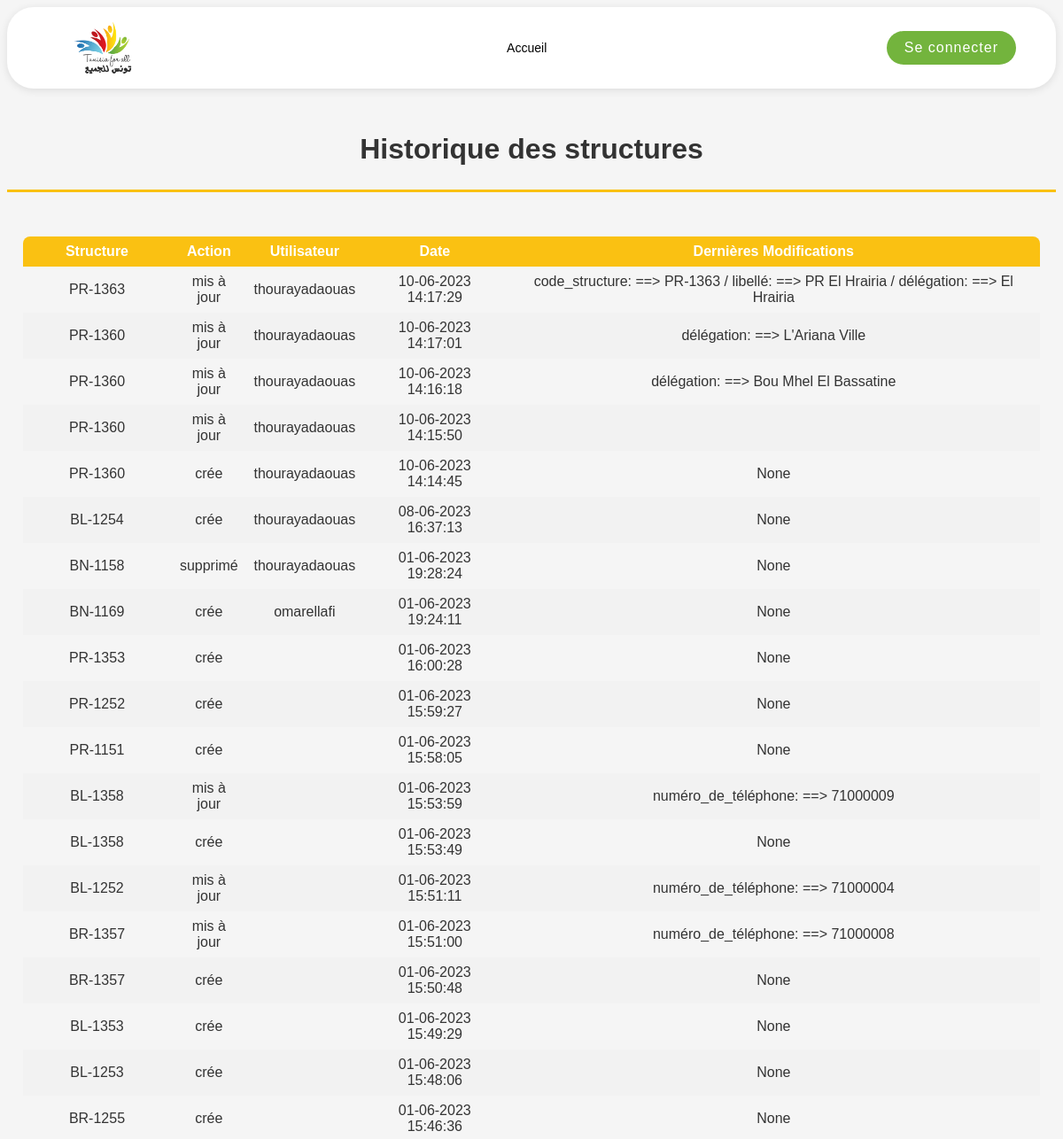
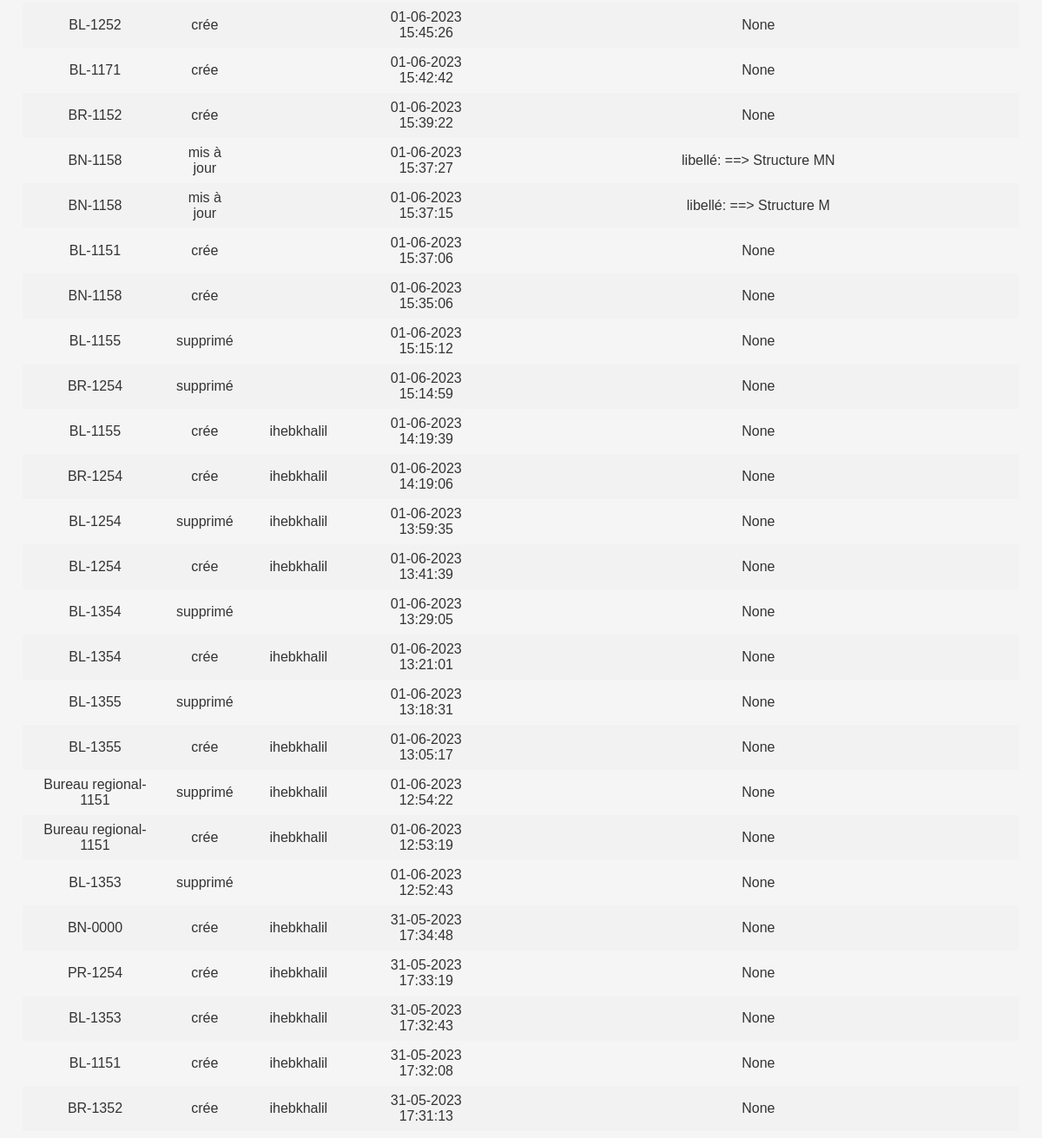
/structure_history/, run on the app's committed database (2 pictures, top to bottom).
### base/models.py (models this page shows, shortened)
class History(models.Model):
    user = models.CharField(max_length=20, blank=True, null=True)
    action = models.CharField(max_length=10)
    changes = models.TextField(blank=True, null=True)
    timestamp = models.DateTimeField(default=timezone.now)
    class Meta:
        abstract = True

class StructureHistory(History):
    structure = models.CharField(max_length=20, blank=True, null=True)

### base/views.py (the view)
# urls.py: path('structure_history/', views.structure_history, name='structure_history'),
def structure_history(request):
    history = StructureHistory.objects.all().order_by('-timestamp')
    return render(request, 'base/structure_history.html', {'history': history})

### base/templates/base/structure_history.html
{% extends 'main.html' %}
{% block content %}
<h2>Historique des structures</h2>
<hr class="hrstructure">
<div class="structure-history">
    <table>
        <thead>
            <tr>
                <th>Structure</th>
                <th>Action</th>
                <th>Utilisateur</th>
                <th>Date</th>
                <th>Dernières Modifications</th>
            </tr>
        </thead>
        <tbody>
            {% for entry in history %}
                <tr>
                    <td>{{ entry.structure }}</td>
                    <td>{{ entry.action }}</td>
                    <td>{{ entry.user }}</td>
                    <td>{{ entry.timestamp|date:"d-m-Y H:i:s" }}</td>
                    <td>{{ entry.changes}}</td>
                </tr>
            {% endfor %}
        </tbody>
    </table>
</div>
{% endblock %}

### static/css/style.css (style rules this page uses)
body { font-family: Arial, sans-serif; background-color: #F5F5F5; color: #333333; }
h2 { text-align: center; font-size: 32px; margin-top: 50px; }
hr { border: none; margin-bottom: 50px; }
.hrstructure { border-top: 3px solid #FAC112; }
.structure-table table, .adherent-table table, .structure-history table, .adherent-history table, .finance-table table { border-collapse: collapse; margin-top:auto; margin-right:auto; margin-left:auto; margin-right:auto; width: 97%; }
.structure-table table th:first-child, .adherent-table table th:first-child, .structure-history table th:first-child, .adherent-history table th:first-child, .finance-table table th:first-child { border-radius : 8px 0 0 0; }
.structure-table table th:last-child, .adherent-table table th:last-child, .structure-history table th:last-child, .adherent-history table th:last-child, .finance-table table th:last-child { border-radius : 0 8px 0 0; }
.structure-table th, .structure-table td, .adherent-table th, .adherent-table td, .finance-table th, .finance-table td, .structure-history th, .structure-history td, .adherent-history th, .adherent-history td { text-align: center; padding: 8px; }
.structure-table th, .structure-history th { background-color: #FAC112; color: #fff; }
.structure-table tr:nth-child(even), .adherent-table tr:nth-child(even), .finance-table tr:nth-child(even), .structure-history tr:nth-child(even), .adherent-history tr:nth-child(even) { background-color: #f2f2f2; }

### data on the page
StructureHistory: structure "PR-1363", action "mis à jour", user "thourayadaouas", timestamp "10-06-2023 14:17:29", changes "code_structure: ==> PR-1363 / libellé: ==> PR El Hrairia / délégation: ==> El Hrairia"
StructureHistory: structure "PR-1360", action "mis à jour", user "thourayadaouas", timestamp "10-06-2023 14:17:01", changes "délégation: ==> L'Ariana Ville"
StructureHistory: structure "PR-1360", action "mis à jour", user "thourayadaouas", timestamp "10-06-2023 14:16:18", changes "délégation: ==> Bou Mhel El Bassatine"
StructureHistory: structure "PR-1360", action "mis à jour", user "thourayadaouas", timestamp "10-06-2023 14:15:50"
StructureHistory: structure "PR-1360", action "crée", user "thourayadaouas", timestamp "10-06-2023 14:14:45", changes "None"
StructureHistory: structure "BL-1254", action "crée", user "thourayadaouas", timestamp "08-06-2023 16:37:13", changes "None"
StructureHistory: structure "BN-1158", action "supprimé", user "thourayadaouas", timestamp "01-06-2023 19:28:24", changes "None"
StructureHistory: structure "BN-1169", action "crée", user "omarellafi", timestamp "01-06-2023 19:24:11", changes "None"
StructureHistory: structure "PR-1353", action "crée", timestamp "01-06-2023 16:00:28", changes "None"
StructureHistory: structure "PR-1252", action "crée", timestamp "01-06-2023 15:59:27", changes "None"
StructureHistory: structure "PR-1151", action "crée", timestamp "01-06-2023 15:58:05", changes "None"
StructureHistory: structure "BL-1358", action "mis à jour", timestamp "01-06-2023 15:53:59", changes "numéro_de_téléphone: ==> 71000009"
StructureHistory: structure "BL-1358", action "crée", timestamp "01-06-2023 15:53:49", changes "None"
StructureHistory: structure "BL-1252", action "mis à jour", timestamp "01-06-2023 15:51:11", changes "numéro_de_téléphone: ==> 71000004"
StructureHistory: structure "BR-1357", action "mis à jour", timestamp "01-06-2023 15:51:00", changes "numéro_de_téléphone: ==> 71000008"
StructureHistory: structure "BR-1357", action "crée", timestamp "01-06-2023 15:50:48", changes "None"
StructureHistory: structure "BL-1353", action "crée", timestamp "01-06-2023 15:49:29", changes "None"
StructureHistory: structure "BL-1253", action "crée", timestamp "01-06-2023 15:48:06", changes "None"
StructureHistory: structure "BR-1255", action "crée", timestamp "01-06-2023 15:46:36", changes "None"
StructureHistory: structure "BL-1252", action "crée", timestamp "01-06-2023 15:45:26", changes "None"
StructureHistory: structure "BL-1171", action "crée", timestamp "01-06-2023 15:42:42", changes "None"
StructureHistory: structure "BR-1152", action "crée", timestamp "01-06-2023 15:39:22", changes "None"
StructureHistory: structure "BN-1158", action "mis à jour", timestamp "01-06-2023 15:37:27", changes "libellé: ==> Structure MN"
StructureHistory: structure "BN-1158", action "mis à jour", timestamp "01-06-2023 15:37:15", changes "libellé: ==> Structure M"
StructureHistory: structure "BL-1151", action "crée", timestamp "01-06-2023 15:37:06", changes "None"
StructureHistory: structure "BN-1158", action "crée", timestamp "01-06-2023 15:35:06", changes "None"
StructureHistory: structure "BL-1155", action "supprimé", timestamp "01-06-2023 15:15:12", changes "None"
StructureHistory: structure "BR-1254", action "supprimé", timestamp "01-06-2023 15:14:59", changes "None"
StructureHistory: structure "BL-1155", action "crée", user "ihebkhalil", timestamp "01-06-2023 14:19:39", changes "None"
StructureHistory: structure "BR-1254", action "crée", user "ihebkhalil", timestamp "01-06-2023 14:19:06", changes "None"
StructureHistory: structure "BL-1254", action "supprimé", user "ihebkhalil", timestamp "01-06-2023 13:59:35", changes "None"
StructureHistory: structure "BL-1254", action "crée", user "ihebkhalil", timestamp "01-06-2023 13:41:39", changes "None"
StructureHistory: structure "BL-1354", action "supprimé", timestamp "01-06-2023 13:29:05", changes "None"
StructureHistory: structure "BL-1354", action "crée", user "ihebkhalil", timestamp "01-06-2023 13:21:01", changes "None"
StructureHistory: structure "BL-1355", action "supprimé", timestamp "01-06-2023 13:18:31", changes "None"
StructureHistory: structure "BL-1355", action "crée", user "ihebkhalil", timestamp "01-06-2023 13:05:17", changes "None"
StructureHistory: structure "Bureau regional-1151", action "supprimé", user "ihebkhalil", timestamp "01-06-2023 12:54:22", changes "None"
StructureHistory: structure "Bureau regional-1151", action "crée", user "ihebkhalil", timestamp "01-06-2023 12:53:19", changes "None"
StructureHistory: structure "BL-1353", action "supprimé", timestamp "01-06-2023 12:52:43", changes "None"
StructureHistory: structure "BN-0000", action "crée", user "ihebkhalil", timestamp "31-05-2023 17:34:48", changes "None"
StructureHistory: structure "PR-1254", action "crée", user "ihebkhalil", timestamp "31-05-2023 17:33:19", changes "None"
StructureHistory: structure "BL-1353", action "crée", user "ihebkhalil", timestamp "31-05-2023 17:32:43", changes "None"
StructureHistory: structure "BL-1151", action "crée", user "ihebkhalil", timestamp "31-05-2023 17:32:08", changes "None"
StructureHistory: structure "BR-1352", action "crée", user "ihebkhalil", timestamp "31-05-2023 17:31:13", changes "None"
